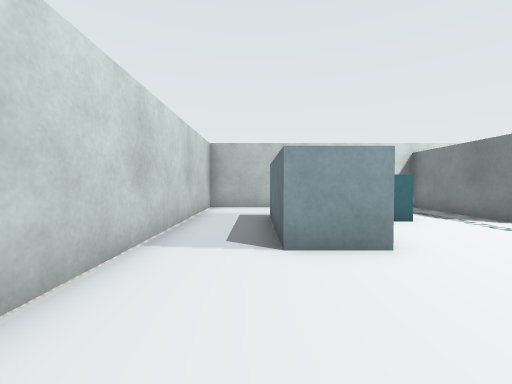
View 1 (above)

24 first-person views from a walk through a Webots world. The camera is 0.49 m above the floor, tilts 2° down and sees 90° across. The floor is counted in squares, 0.5 m on a side. Each view is taken from the middle of a square. On the plan, view 1 faces up. The plan holds only what a view shows up to about 11 squares ahead; the rest is blank. Robots are left out.

View 2
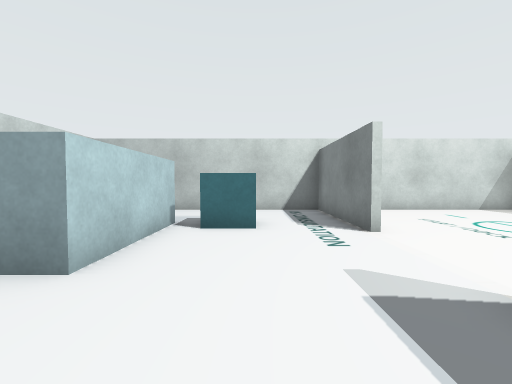

View 3
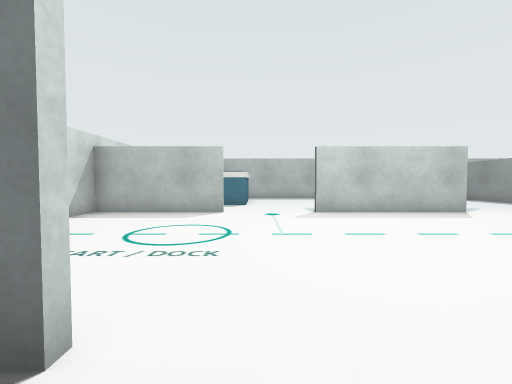

View 4
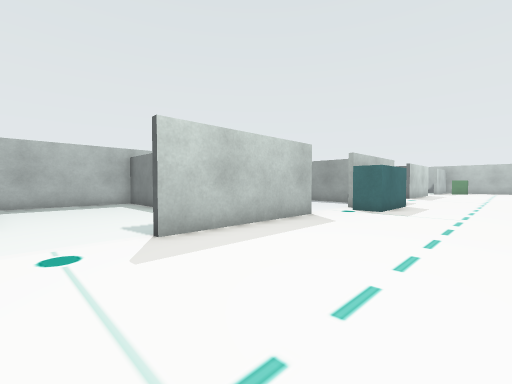

View 5
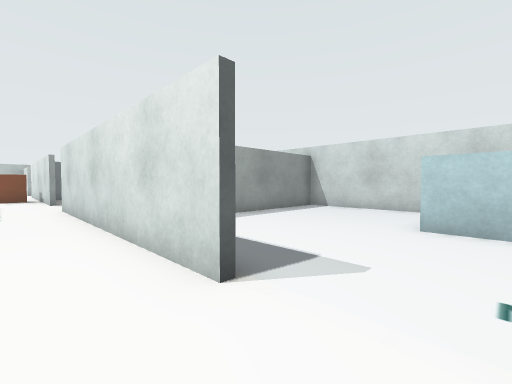

View 6
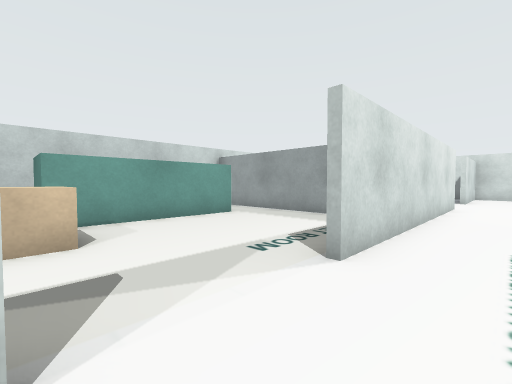

View 7
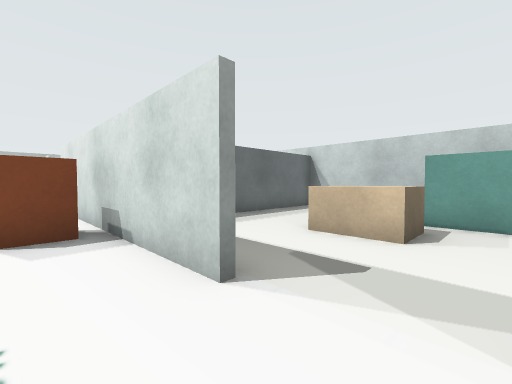

View 8
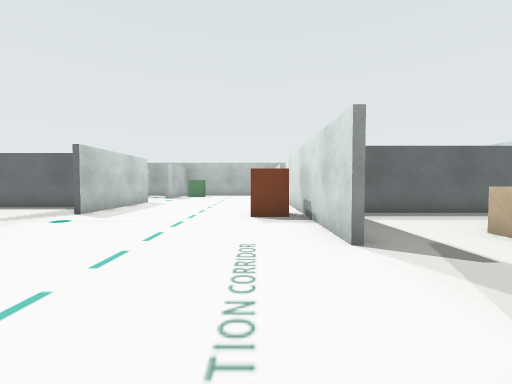

View 9
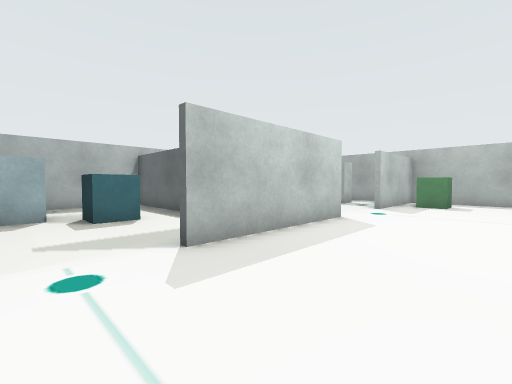

View 10
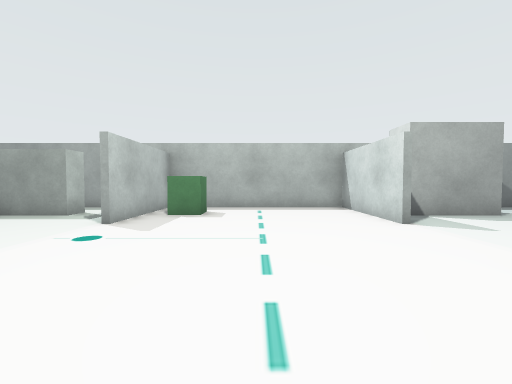

View 11
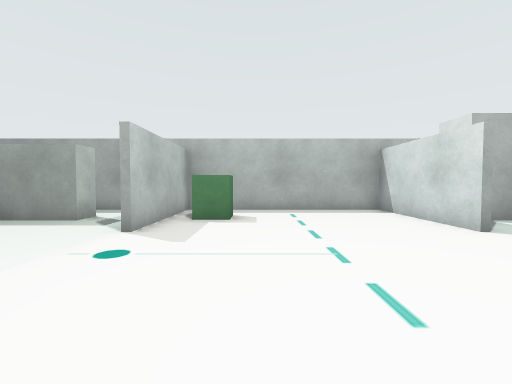

View 12
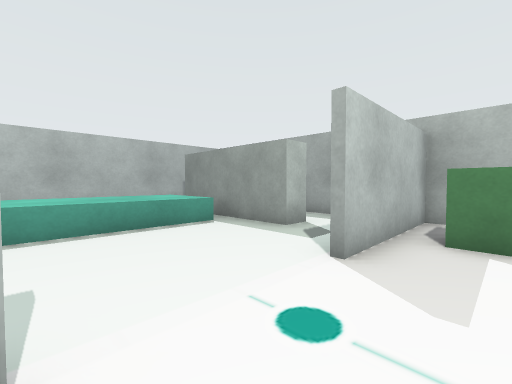

View 13
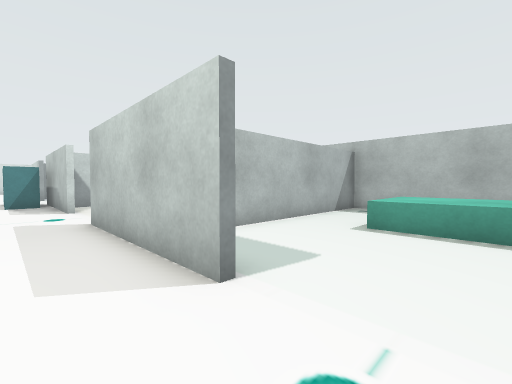

View 14
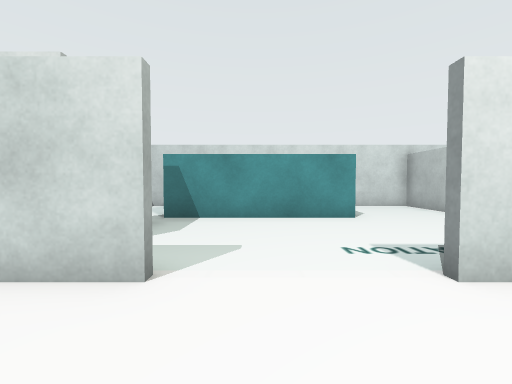

View 15
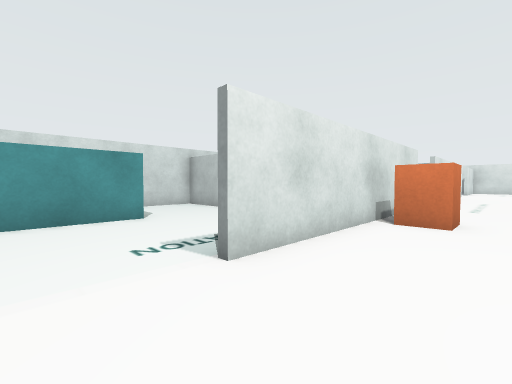

View 16
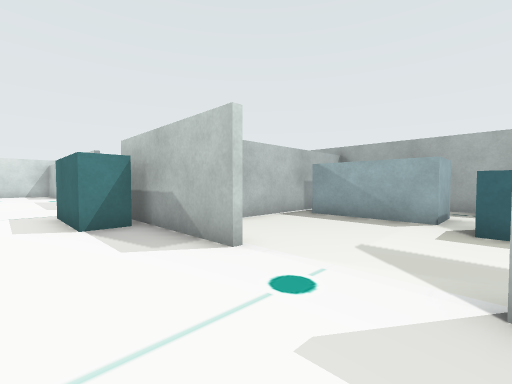

View 17
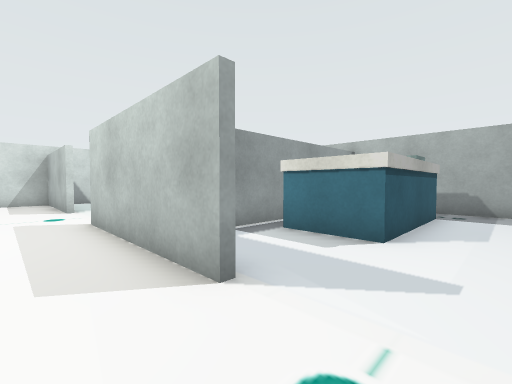

View 18
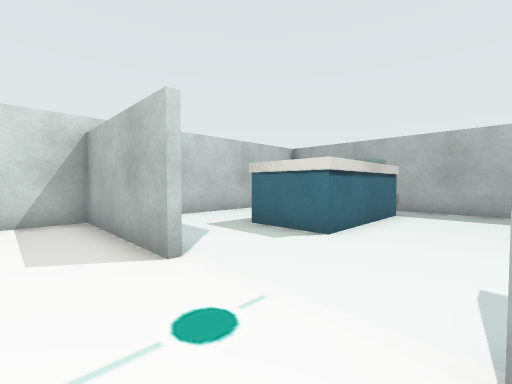

View 19
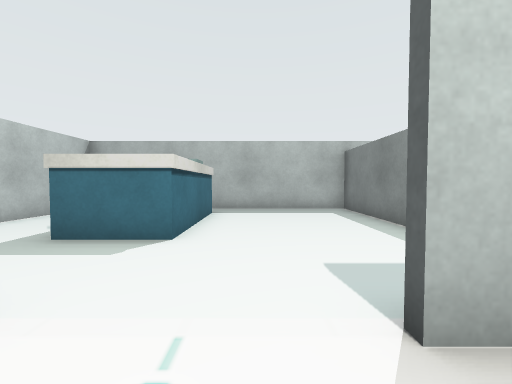

View 20
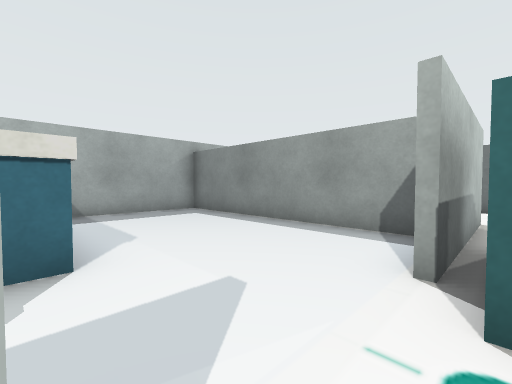

View 21
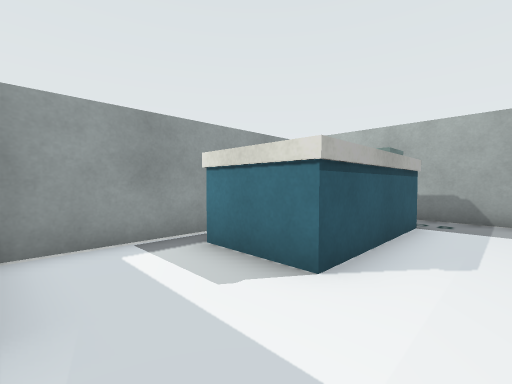

View 22
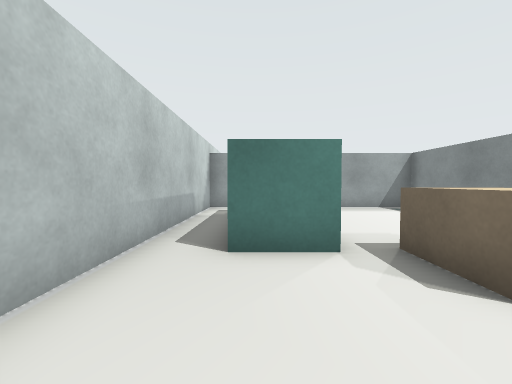

View 23
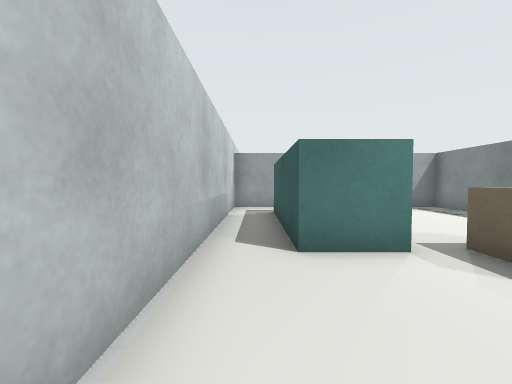

View 24
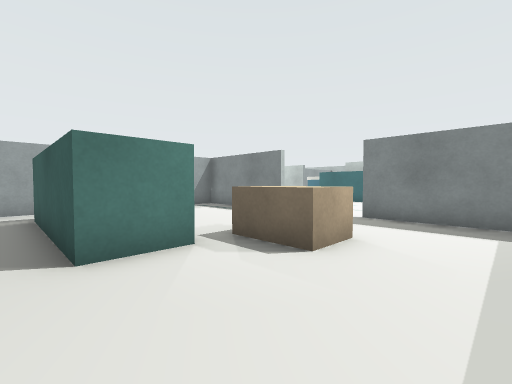

### Floor plan
Key: @ floor where view 1 was taken; # wall or solid block; . floor; B grey box; C cyan box; E bench; I beige box; R orange box; G green box; O other object.
Columns run from 2 left of view 1 to 22 right of it. Each row starts with its distance up from view 1.
 11 #########  ###### #####
 10 #.... ..# ......# .....
  9 #.. . ..# ......#.....
  8 #.. . ..#.......#...
  7 #..BBCC.#.......#..#  O
  6 #..BB..............###O.#
  5 #..BB...................#
  4 #..BB...................#
  3 #.......#.......#.......#
  2 #.......#.......#.......#
  1 #.......#.......#########
  0 #.@.....#.......#...
 -1 #########.......#..#  O
 -2 #.......#..........###O.#
 -3 #.......#...............#
 -4 #.CC....#......E........#
 -5 #.CC....#.....EE........#
 -6 #.CC..........EE........#
 -7 #.CC...........E#########
 -8 #.CC.I..........#.....
 -9 #...II..#.......#...B
-10 #...II..#...........B
-11 #.......#...........B B
-12 #.......#............B..#
-13 #########RR.....#..CC...#
-14 #...    #.......#....   #
-15 #....   #.......#########
-16 #...... #.......#.......#
-17    C....#.......#...... #
-18     C...............CCC #
-19     C...............CCC #
-20     C...............CCC #
-21     C...............CCC #
-22     C...#.......#...CCC #
-23   ...BBB#.....G.#.BBBBB #
-24 #...   B#.....G.#..     #
-25   .     #.......# ..
-26   #     ############

Positions as (right, up) in squares from view 1, and headings:
1: (0, 0), facing up
2: (4, 1), facing up
3: (5, 5), facing right
4: (9, 5), facing down-right
5: (8, 5), facing down-left
6: (8, -9), facing up-left
7: (8, -7), facing down-left
8: (8, -5), facing down
9: (10, -11), facing down-right
10: (10, -15), facing down
11: (11, -16), facing down
12: (12, -18), facing down-right
13: (12, -20), facing up-right
14: (9, -20), facing left
15: (9, -20), facing up-left
16: (11, -13), facing up-right
17: (12, -4), facing up-right
18: (12, 3), facing up-right
19: (12, 4), facing right
20: (13, -2), facing down-right
21: (14, -4), facing up-right
22: (0, -12), facing up
23: (-1, -12), facing up
24: (-1, -12), facing up-right
